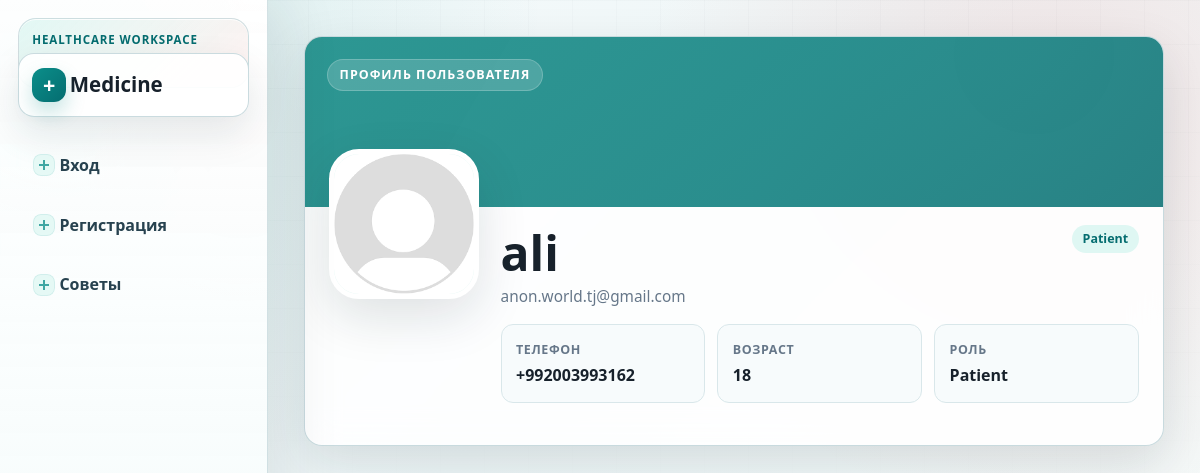
Before: /chat/profile/ali/ with the older database file.
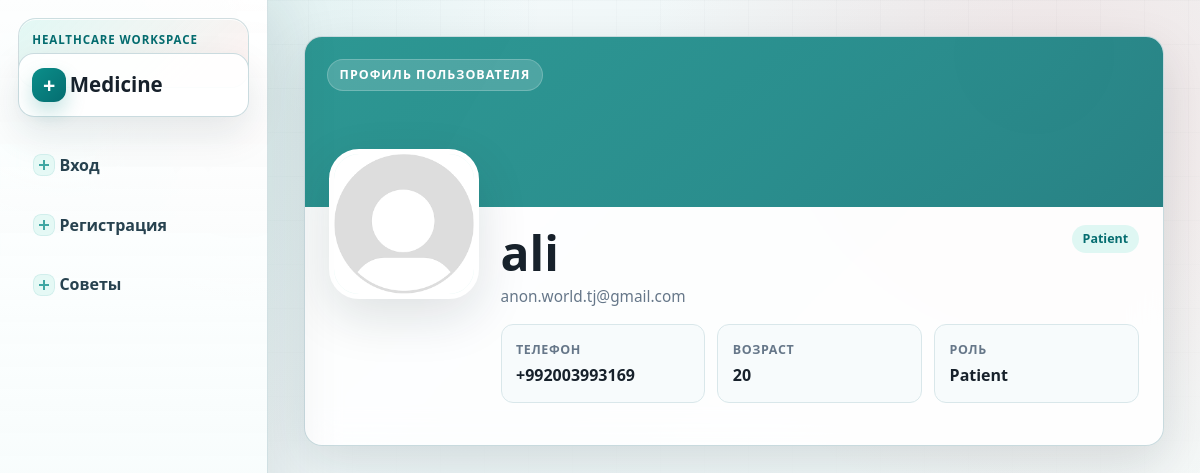
After: the same page with the newer database file.
### accounts/models.py (models this page shows, shortened)
class User(AbstractUser):
    ROLE_CHOICES = (
        ('patient', 'Patient'),
        ('doctor', 'Doctor'),
        ('admin', 'Admin'),
    )
    role = models.CharField(
        max_length=20,
        choices=ROLE_CHOICES
    )
    phone = models.CharField(
        max_length=20,
        unique=True
    )
    age=models.PositiveIntegerField()
    city = models.CharField(max_length=50, blank=True)

class Profile(models.Model):
    ROLE_CHOICES = (
        ('patient', 'Patient'),
        ('doctor', 'Doctor'),
        ('admin', 'Admin'),
    )
    user=models.OneToOneField(settings.AUTH_USER_MODEL,on_delete=models.CASCADE,related_name='profile')
    age=models.PositiveIntegerField(null=True,blank=True)
    role = models.CharField(max_length=20, choices=ROLE_CHOICES, default='patient')
    phone=models.CharField(max_length=14,blank=True)
    city = models.CharField(max_length=50, blank=True)
    photo=models.ImageField(upload_to='users/',blank=True,null=True)

### chat/views.py (the view)
# urls.py: path('profile/<str:username>/', views.profile_view, name='profile'),
def profile_view(request,username):
    profile=get_object_or_404(User,username=username)
    return render(request,'accounts/profile.html',{'profile':profile})

### templates/accounts/profile.html (shortened to what this page needs)
{% extends "accounts/base.html" %}
{% block main %}
<section class="public-profile panel">
    <div class="public-profile-cover">
        <span class="eyebrow">Профиль пользователя</span>
    </div>
    <div class="public-profile-body">
        <div class="public-profile-avatar">
            {% if profile.profile.photo %}
            <img src="{{ profile.profile.photo.url }}" alt="Фото профиля">
            {% else %}
            <img src="/media/user.png" alt="Фото профиля">
            {% endif %}
        </div>
        <div class="public-profile-main">
            <div class="public-profile-title">
                <div>
                    <h1>{{ profile.username }}</h1>
                    <p class="muted">{{ profile.email|default:"Email не указан" }}</p>
                </div>
                <span class="badge badge-{{ profile.role }}">{{ profile.get_role_display }}</span>
            </div>
            <div class="public-profile-stats">
                <div>
                    <span>Телефон</span>
                    <strong>{{ profile.profile.phone|default:profile.phone|default:"Не указан" }}</strong>
                </div>
                <div>
                    <span>Возраст</span>
                    <strong>{{ profile.profile.age|default:profile.age|default:"Не указан" }}</strong>
                </div>
                <div>
                    <span>Роль</span>
                    <strong>{{ profile.get_role_display|default:"Пользователь" }}</strong>
                </div>
            </div>
        </div>
    </div>
</section>
{% endblock %}

### templates/accounts/base.html (shortened to what this page needs)
<!DOCTYPE html>
{% load static %}
<html lang="ru">
<head>
    <link rel="stylesheet" href="{% static 'css/style.css' %}">
</head>
<body class="{% block body_class %}{% endblock %}">
    <div class="site-layout">
        <nav class="site-nav" aria-label="Навигация">
            <a class="site-brand" href="{% url 'redirect_dashboard' %}">Medicine</a>
            <ul class="nav-list">
                {% block nav %}
                {% if user.is_authenticated %}
                    <li><a href="{% url 'redirect_dashboard' %}">Главная</a></li>
                    <li><a href="{% url 'my_profile' %}">Мой профиль</a></li>
                    <li><a href="{% url 'global_chat' %}">Советы</a></li>
                    <li><a href="{% url 'doctors_list' %}">Список врачей</a></li>
                    <li><a href="{% url 'show_messages' %}">Сообщение</a></li>
                    <li><a href="{% url 'appointments' %}">Назначения</a></li>
                    <li><a href="{% url 'login' %}">Выход</a></li>
                {% else %}
                    <li><a href="{% url 'login' %}">Вход</a></li>
                    <li><a href="{% url 'register' %}">Регистрация</a></li>
                    <li><a href="{% url 'global_chat' %}">Советы</a></li>
                {% endif %}
                {% endblock %}
            </ul>
        </nav>
        <main class="site-content">
            {% block main %}{% endblock %}
        </main>
    </div>
</body>
</html>

Changed rows visible on the page:
changed through a linked row, User "ali": profile.phone "+992003993162" → "+992003993169"; profile.age "18" → "20"
